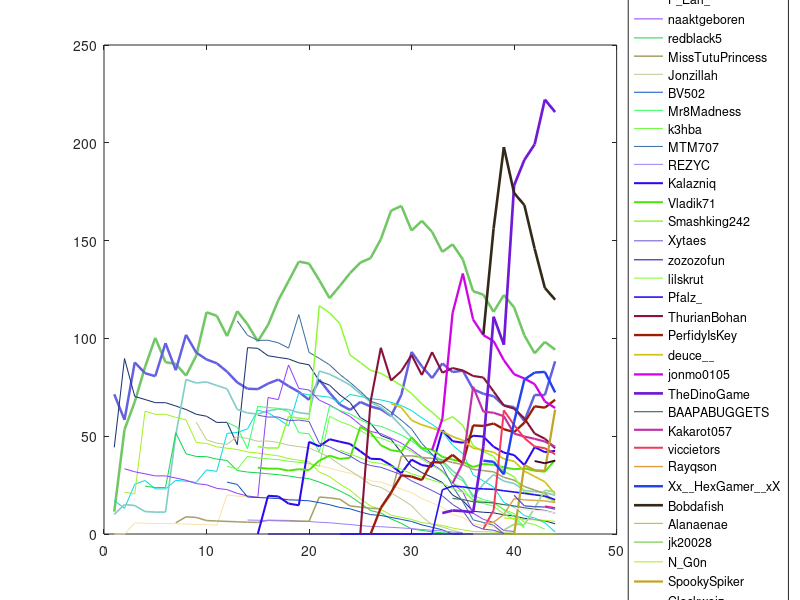

Here is the MATLAB script that generated this plot:
clear
close all

%%%%%%%%%%%%%%%%%%%%%%%%%%%%%%%%%%%%%%%%%%%%%%%%%%%%%%%%%%%%%%%%%%%%%%%%%%%
% UltraHardCore Team Selector
%%%%%%%%%%%%%%%%%%%%%%%%%%%%%%%%%%%%%%%%%%%%%%%%%%%%%%%%%%%%%%%%%%%%%%%%%%%
% This code was made to randomly assemble teams for The Diorite Experts
% UltraHardCore. However, this code can also be used for different UHC
% competitions, providing a similar ranking system is adopted.
% See more at: https://github.com/Snodog627/TheDioriteExpertsUHC

% The code at first defines the players and their scores. The players that
% are participating in the current season are then selected and some
% simulation criteria may be specified. New players' scores are denoted by
% NaN.

%% Information
addpath('Data','Functions','Figures')
load('DataS43.mat')

%% Visualization
NoP = size(Players,2);
NoS = size(Seasons,2);
legdata = cell(NoP,1);
for i = 1:NoP
    if ~isnan(Players(i).RankPosition(NoS))
        LineSize = 2*(1 - (Players(i).RankPosition(NoS)+0.5)/NoP);
    else
        LineSize = 0.1;
    end
    Col = rand(1,3);
    legdata{i} = Players(i).PlayerName;
    
    figure(1)
    plot(1:NoS,Players(i).RankHistory,'LineWidth',LineSize,'Color',Col)
    hold on
end
legend(legdata,'location','eastoutside','Interpreter','none')
